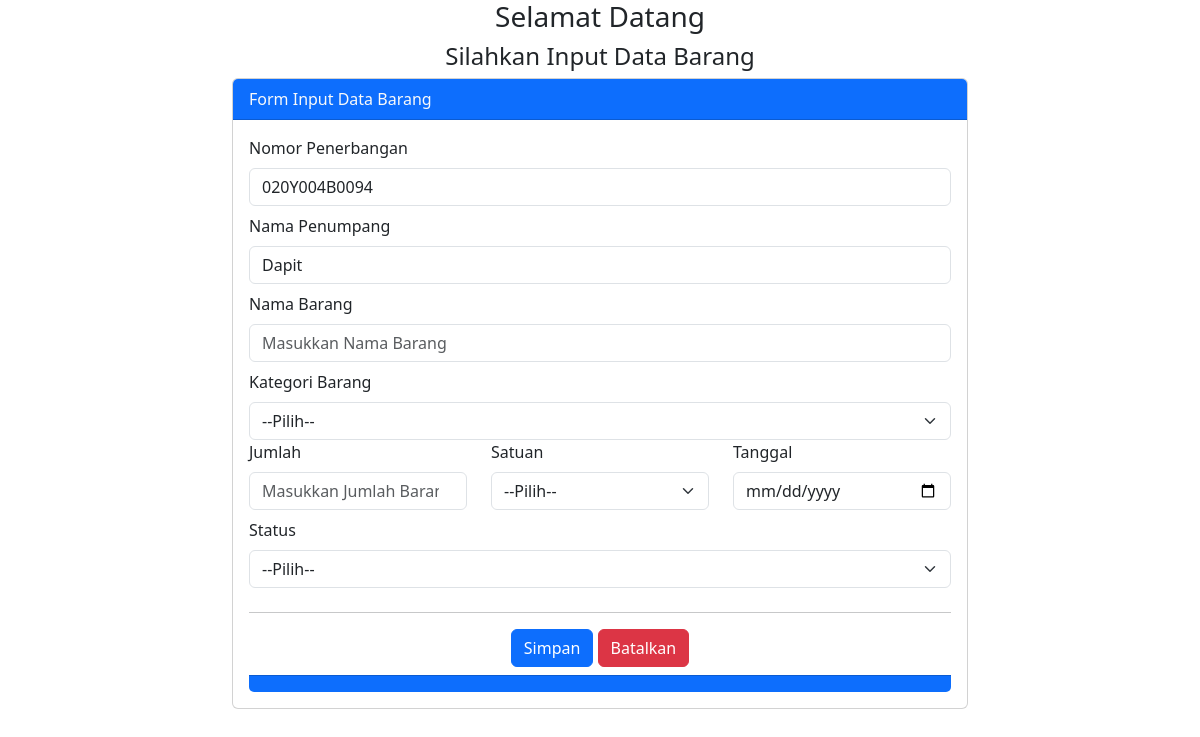
/edit-data-suspek.php?id=3 (signed in), run on an earlier commit of the app's database.
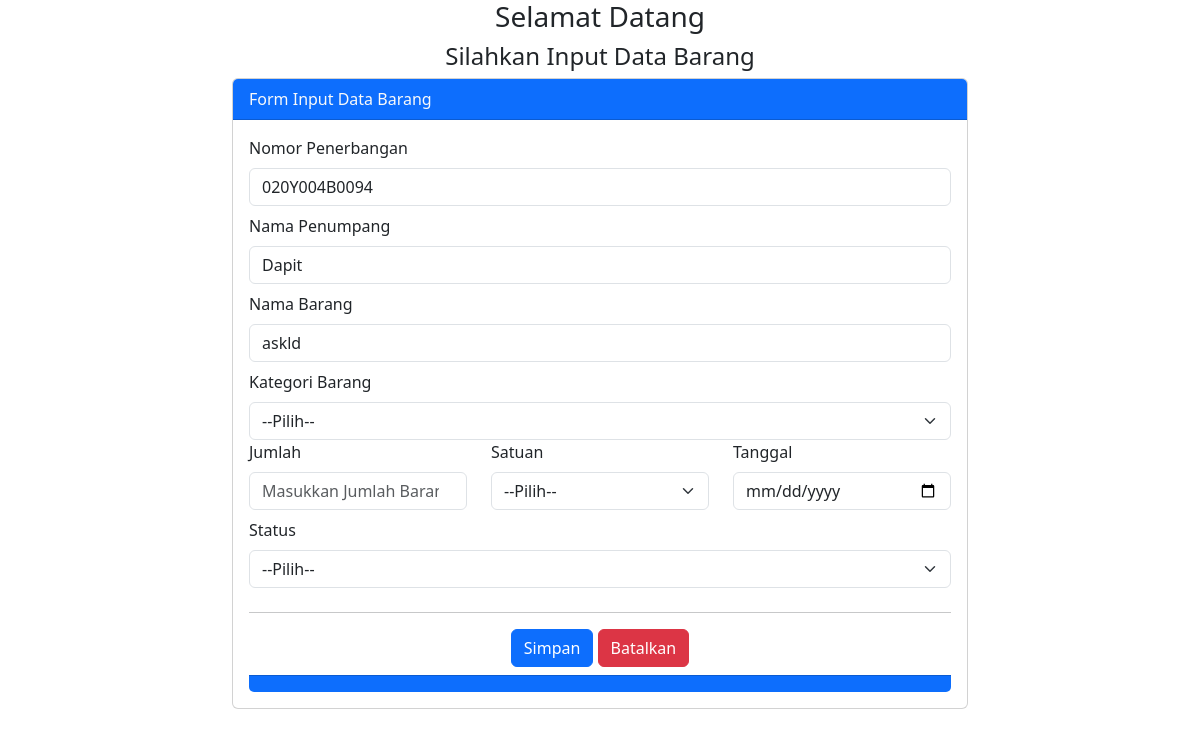
And on a later commit of the database.
### tables this page shows
CREATE TABLE `tb_suspek` (
  `id_suspek` int(11) NOT NULL,
  `nomor_penerbangan` varchar(100) NOT NULL,
  `nama_penumpang` varchar(100) NOT NULL,
  `nama_barang` varchar(100) NOT NULL,
  `kategori_barang` varchar(100) NOT NULL,
  `jumlah` varchar(11) NOT NULL,
  `satuan` varchar(100) NOT NULL,
  `tanggal` date NOT NULL DEFAULT current_timestamp(),
  `tanggal_simpan` timestamp NOT NULL DEFAULT current_timestamp() ON UPDATE current_timestamp(),
  `status` varchar(100) NOT NULL
);

### edit-data-suspek.php (the view, shortened to what this page needs)
<?php
        include 'db.php';
        $barang = mysqli_query($conn, "SELECT * FROM tb_suspek WHERE id_suspek = '".$_GET['id']."' ");
        $b = mysqli_fetch_object($barang);
?>
<!doctype html>
<html lang="en">
  <head>
    <link href="https://cdn.jsdelivr.net/npm/bootstrap@5.3.0-alpha2/dist/css/bootstrap.min.css" rel="stylesheet">
  </head>
  <body>
    <div class="container">
        <h3 class="text-center">Selamat Datang</h3>
        <h4 class="text-center">Silahkan Input Data Barang</h4>
        <div class="row">
            <div class="col-md-8 mx-auto">
                <div class="card">
                    <div class="card-header bg-primary text-light">
                        Form Input Data Barang
                    </div>
                    <div class="card-body">
                        <form method="post">
                            <div class="mb-2">
                                <label class="form-label">Nomor Penerbangan</label>
                                <input type="text" name="nama" class="form-control" placeholder="Masukkan Nomor Penerbangan" value="<?php echo $b->nomor_penerbangan ?>" required>
                            </div>
                            <div class="mb-2">
                                <label class="form-label">Nama Penumpang</label>
                                <input type="text" name="tnamap" class="form-control" placeholder="Masukkan Nama Penumpang" value="<?php echo $b->nama_penumpang ?>" required>
                            </div>
                            <div class="mb-2">
                                <label class="form-label">Nama Barang</label>
                                <input type="text" name="tnamab" class="form-control" placeholder="Masukkan Nama Barang" value="<?php echo $b->nama_barang ?>" required>
                            </div>
                            <div class="mb-2">
                                <label class="form-label">Kategori Barang</label>
                                <select class="form-select" name="tkategoribarang">
                                <option>--Pilih--</option>
                                </select>
                            <div class="row">
                            <div class="col">
                                <div class="mb-2">
                                <label class="form-label">Jumlah</label>
                                <input type="number" name="tjumlah" class="form-control" placeholder="Masukkan Jumlah Barang">
                                </div>
                            </div>
                            <div class="col">
                            <div class="mb-2">
                                <label class="form-label">Satuan</label>
                                <select class="form-select" name="tsatuan">
                                    <option>--Pilih--</option>
                                </select>
                            </div>
                            </div>
                            <div class="col">
                                <div class="mb-2">
                                <label class="form-label">Tanggal</label>
                                <input type="date" name="tTanggal" class="form-control" placeholder="Masukkan Jumlah Barang">
                                </div>
                            </div>
                            <div class="mb-2">
                                <label class="form-label">Status</label>
                                <select class="form-select" name="tstatus">
                                <option>--Pilih--</option>
                                </select>
                            </div>
                        <div class="text-center">
                            <hr>
                            <button class="btn btn-primary" name="bsimpan" type="submit">Simpan</button>
                            <button class="btn btn-danger" name="bbatal" type="reset">Batalkan</button>
                        </div>
                        </div>
                        </form>
                    </div>
                    <div class="card-footer bg-primary">
                    </div>
                </div>
            </div>
        </div>
     </div>
  </body>
</html>

What changed in the data, as far as the page shows it:
changed tb_suspek "Dapit": tnamab (not shown) → "askld"
